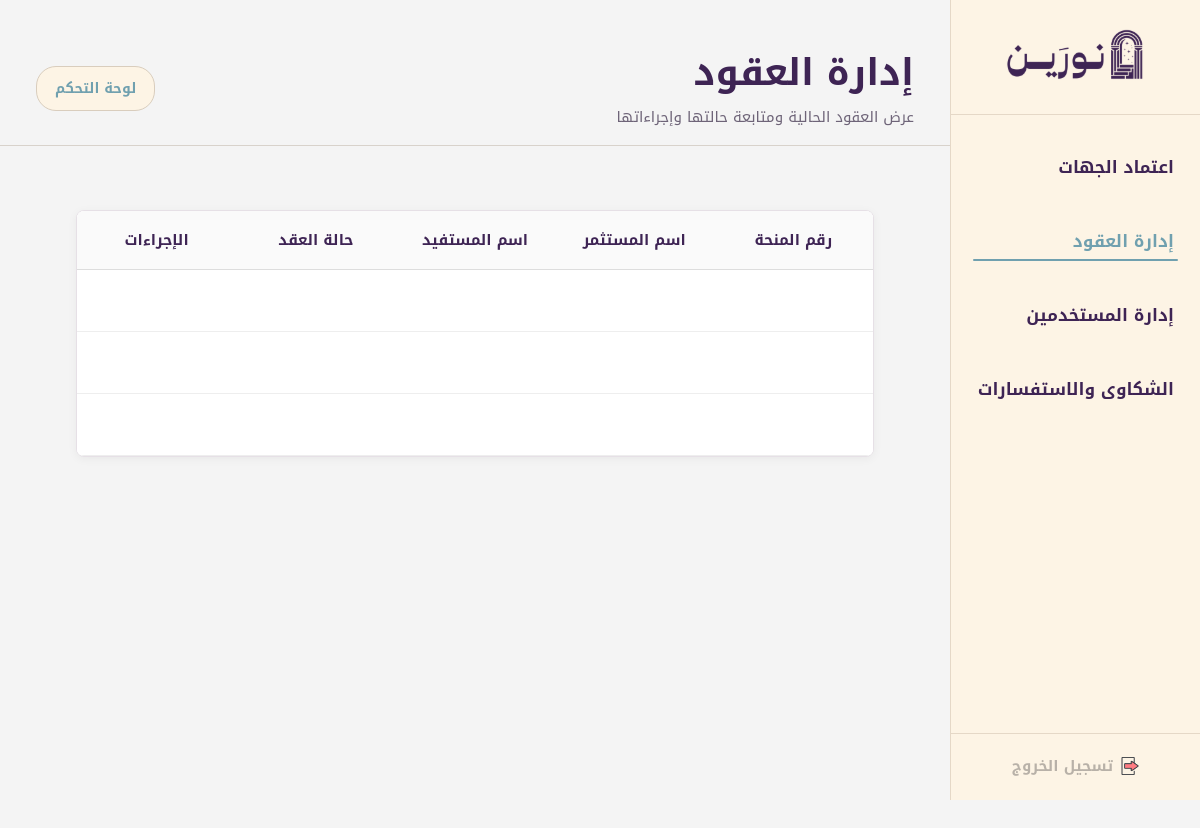
Before: /Admin3_Contracts.php with the older database file.
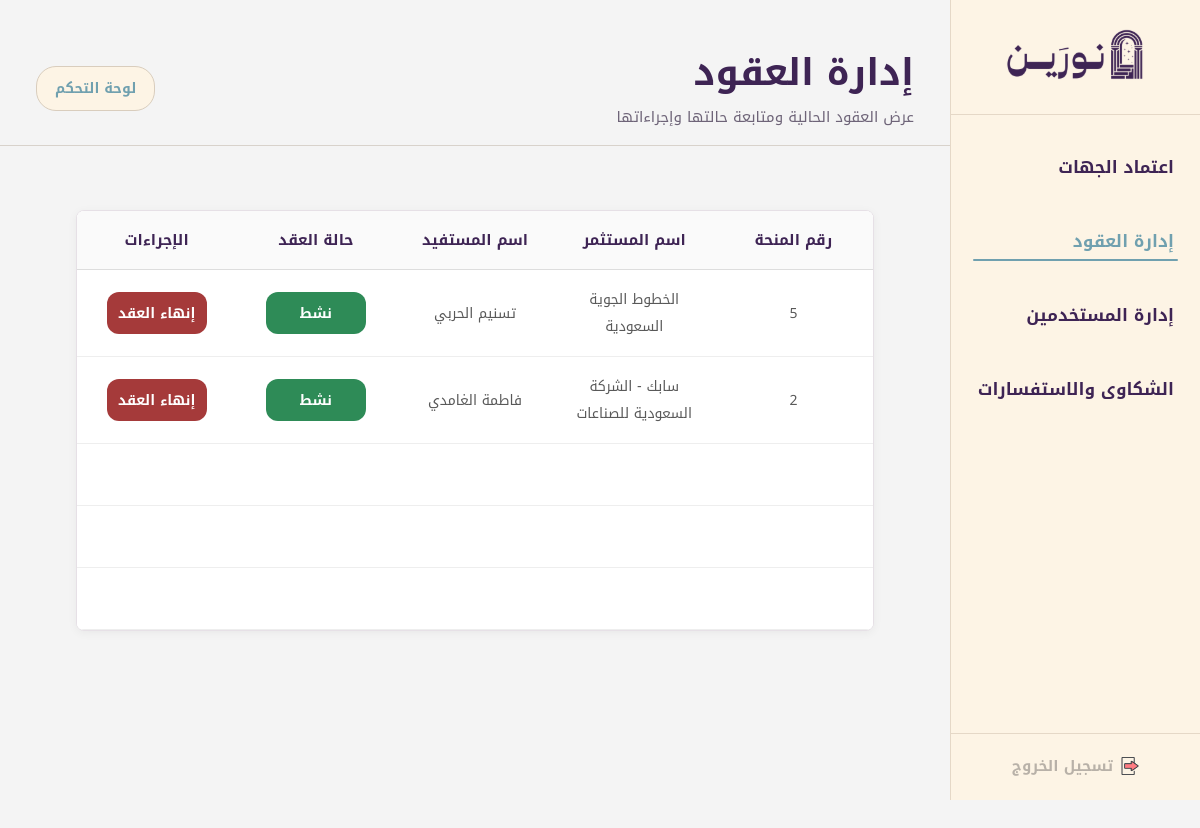
After: the same page with the newer database file.
### tables this page shows
CREATE TABLE `e_contract` (
  `contract_id` int(11) NOT NULL,
  `request_id` int(11) NOT NULL,
  `payments_count` int(11) NOT NULL,
  `funding_duration` int(11) NOT NULL,
  `ctr_status` enum('نشط','ملغي') NOT NULL,
  `terms` text NOT NULL,
  `amount` decimal(10,2) NOT NULL,
  `approval_status` enum('انتظار الموافقة','تمت الموافقة') DEFAULT 'انتظار الموافقة',
  `inv_id` int(11) NOT NULL
);

CREATE TABLE `investor` (
  `inv_id` int(11) NOT NULL,
  `ccr_number` varchar(255) NOT NULL,
  `email` varchar(255) NOT NULL,
  `inv_number` int(255) NOT NULL,
  `inv_name` varchar(255) NOT NULL,
  `password` varchar(255) NOT NULL,
  `approval_status` enum('بانتظار المراجعة','معتمد','مرفوض') NOT NULL DEFAULT 'بانتظار المراجعة',
  `account_status` enum('نشط','محظور') NOT NULL DEFAULT 'نشط'
);

### Admin3_Contracts.php (the view, shortened to what this page needs)
يا  <?php
$con = mysqli_connect("localhost","root","","noreen");
mysqli_set_charset($con,"utf8mb4");
$sql = "
SELECT
    c.contract_id,
    c.ctr_status,
    c.request_id,
    i.inv_name,
    CONCAT(b.f_name,' ',b.l_name) AS beneficiary_name
FROM e_contract c
JOIN investor i ON c.inv_id = i.inv_id
JOIN scholarship_requests r ON c.request_id = r.request_id
JOIN beneficiary b ON r.bnf_id = b.bnf_id
ORDER BY c.contract_id DESC
";
$result = mysqli_query($con,$sql);
?>
<!DOCTYPE html>
<html lang="ar" dir="rtl">
<head>
<link rel="stylesheet" href="CSS_AdminLayout.css">
</head>
<body>
<div class="layout">
  <aside class="sidebar">
    <div class="sidebar-top">
      <div class="sidebar-logo">
        <img src="شعار نورين بنفسجي.svg" alt="شعار نورين">
      </div>
      <ul class="sidebar-menu">
        <li><a href="Admin2_EntitiesApproval.php">اعتماد الجهات</a></li>
        <li><a href="Admin3_Contracts.php" class="active">إدارة العقود</a></li>
        <li><a href="Admin4_UsersManage.php">إدارة المستخدمين</a></li>
        <li><a href="Admin5_Complaints.php">الشكاوى والاستفسارات</a></li>
      </ul>
    </div>
    <div class="sidebar-bottom">
      <form action="logout.php" method="post">
        <button type="submit" class="logout-btn">
          <img src="ايقونة تسجيل الخروج.png" class="logout-icon" alt="خروج">
          تسجيل الخروج
        </button>
      </form>
    </div>
  </aside>
  <div class="main-content">
    <header class="header">
      <div class="page-heading">
        <div class="page-title">إدارة العقود</div>
        <div class="page-description">عرض العقود الحالية ومتابعة حالتها وإجراءاتها</div>
      </div>
      <div class="header-left">
        <a href="Admin1_profile.php" class="profile-btn">لوحة التحكم</a>
      </div>
    </header>
    <div class="page">
      <div class="page-wrapper">
        <div class="table-box">
          <table>
            <thead>
              <tr>
                <th>رقم المنحة</th>
                <th>اسم المستثمر</th>
                <th>اسم المستفيد</th>
                <th>حالة العقد</th>
                <th>الإجراءات</th>
              </tr>
            </thead>
            <tbody>
<?php while($row = mysqli_fetch_assoc($result)) {
$status = $row['ctr_status'];
$class = "status-active";
?>
<tr>
  <td><?= $row['request_id'] ?></td>
  <td><?= $row['inv_name'] ?></td>
  <td><?= $row['beneficiary_name'] ?></td>
  <td>
    <span class="status <?= $class ?>">
      <?= $status ?>
    </span>
  </td>
  <td>
    <?php if($status != 'ملغي'){ ?>
    <form method="POST">
      <button class="btn btn-delete" name="end_contract">إنهاء العقد</button>
    </form>
    <?php } else { ?>
      <span style="color:#999;">منتهي</span>
    <?php } ?>
  </td>
</tr>
<?php } ?>
<tr class="empty-row"><td colspan="5"></td></tr>
<tr class="empty-row"><td colspan="5"></td></tr>
<tr class="empty-row"><td colspan="5"></td></tr>
</tbody>
          </table>
        </div>
      </div>
    </div>
  </div>
</div>
</body>
</html>

Changed rows visible on the page:
added e_contract: request "5", inv.inv_name "الخطوط الجوية السعودية", beneficiary_name "تسنيم الحربي", ctr_status "نشط"
now on this page (row edited): e_contract: request "2", inv.inv_name "سابك - الشركة السعودية للصناعات", beneficiary_name "فاطمة الغامدي", ctr_status "نشط"
